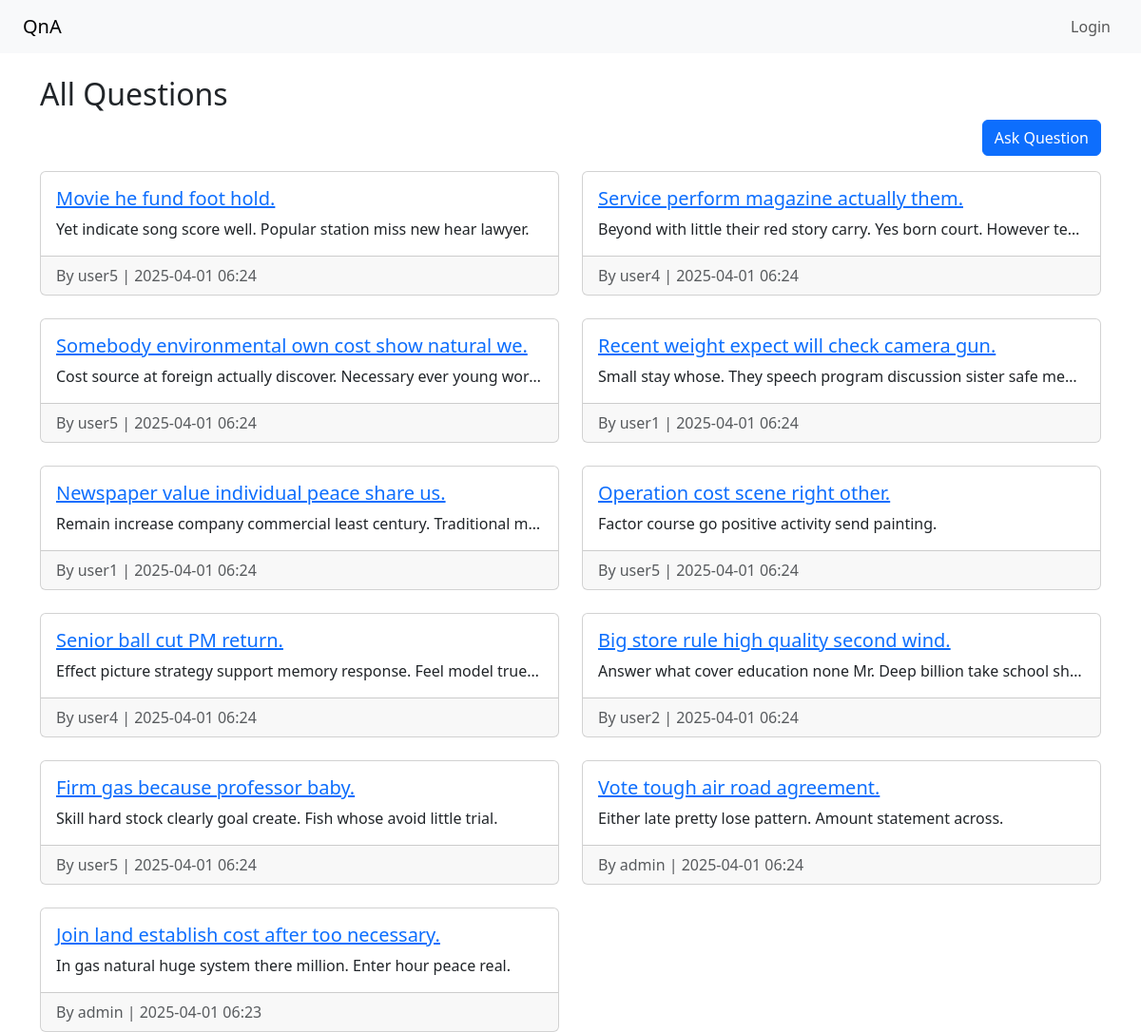
The page / on the database its author committed.
### qa/models.py (models this page shows, shortened)
class Question(models.Model):
    title = models.CharField(max_length=200)
    content = models.TextField()
    author = models.ForeignKey(User, on_delete=models.CASCADE)
    created_at = models.DateTimeField(auto_now_add=True)

### qa/views.py (the view)
# urls.py: path('', views.question_list, name='question_list'),
def question_list(request):
    questions = Question.objects.order_by('-created_at')
    return render(request, 'qa/question_list.html', {'questions': questions})

### qa/templates/qa/question_list.html
{% extends 'qa/base.html' %}
{% block content %}
<h2>All Questions</h2>
<div class="d-flex justify-content-end mb-3">
    <a href="{% url 'ask_question' %}" class="btn btn-primary">Ask Question</a>
</div>
<div class="row row-cols-1 row-cols-md-2 g-4">
    {% for question in questions %}
    <div class="col">
        <div class="card h-100">
            <div class="card-body">
                <h5 class="card-title">
                    <a href="{% url 'question_detail' question.pk %}">{{ question.title }}</a>
                </h5>
                <p class="card-text text-truncate">{{ question.content }}</p>
            </div>
            <div class="card-footer text-muted">
                By {{ question.author.username }} | {{ question.created_at|date:"Y-m-d H:i" }}
            </div>
        </div>
    </div>
    {% empty %}
    <p>No questions yet.</p>
    {% endfor %}
</div>
{% endblock %}

### qa/templates/qa/base.html (shortened to what this page needs)
<!DOCTYPE html>
<html lang="en">
<head>
    <link href="https://cdn.jsdelivr.net/npm/bootstrap@5.3.2/dist/css/bootstrap.min.css" rel="stylesheet">
</head>
<body>
    <nav class="navbar navbar-expand-lg navbar-light bg-light px-4">
        <a class="navbar-brand" href="/">QnA</a>
        <div class="collapse navbar-collapse">
            <ul class="navbar-nav ms-auto">
                {% if user.is_authenticated %}
                <li class="nav-item">
                    <span class="nav-link">👤 {{ user.username }}</span>
                </li>
                <li class="nav-item">
                    <a class="nav-link" href="{% url 'ask_question' %}">Ask Question</a>
                </li>
                <li class="nav-item">
                    <form action="{% url 'logout' %}" method="post" class="d-inline">
                        {% csrf_token %}
                        <button type="submit" class="btn btn-link nav-link" style="display:inline; padding: 0;">Logout</button>
                    </form>
                </li>
                {% else %}
                <li class="nav-item">
                    <a class="nav-link" href="{% url 'login' %}">Login</a>
                </li>
                {% endif %}
            </ul>
        </div>
    </nav>
    <div class="container mt-4">
        {% block content %}
        {% endblock %}
    </div>
</body>
</html>

### rows shown on the page
Question: title "Movie he fund foot hold.", content "Yet indicate song score well. Popular station miss new hear lawyer.", author.username "user5", created_at "2025-04-01 06:24"
Question: title "Service perform magazine actually them.", content "Beyond with little their red story carry. Yes born court. However te…", author.username "user4", created_at "2025-04-01 06:24"
Question: title "Somebody environmental own cost show natural we.", content "Cost source at foreign actually discover. Necessary ever young wor…", author.username "user5", created_at "2025-04-01 06:24"
Question: title "Recent weight expect will check camera gun.", content "Small stay whose. They speech program discussion sister safe me…", author.username "user1", created_at "2025-04-01 06:24"
Question: title "Newspaper value individual peace share us.", content "Remain increase company commercial least century. Traditional m…", author.username "user1", created_at "2025-04-01 06:24"
Question: title "Operation cost scene right other.", content "Factor course go positive activity send painting.", author.username "user5", created_at "2025-04-01 06:24"
Question: title "Senior ball cut PM return.", content "Effect picture strategy support memory response. Feel model true…", author.username "user4", created_at "2025-04-01 06:24"
Question: title "Big store rule high quality second wind.", content "Answer what cover education none Mr. Deep billion take school sh…", author.username "user2", created_at "2025-04-01 06:24"
Question: title "Firm gas because professor baby.", content "Skill hard stock clearly goal create. Fish whose avoid little trial.", author.username "user5", created_at "2025-04-01 06:24"
Question: title "Vote tough air road agreement.", content "Either late pretty lose pattern. Amount statement across.", author.username "admin", created_at "2025-04-01 06:24"
Question: title "Join land establish cost after too necessary.", content "In gas natural huge system there million. Enter hour peace real.", author.username "admin", created_at "2025-04-01 06:23"
